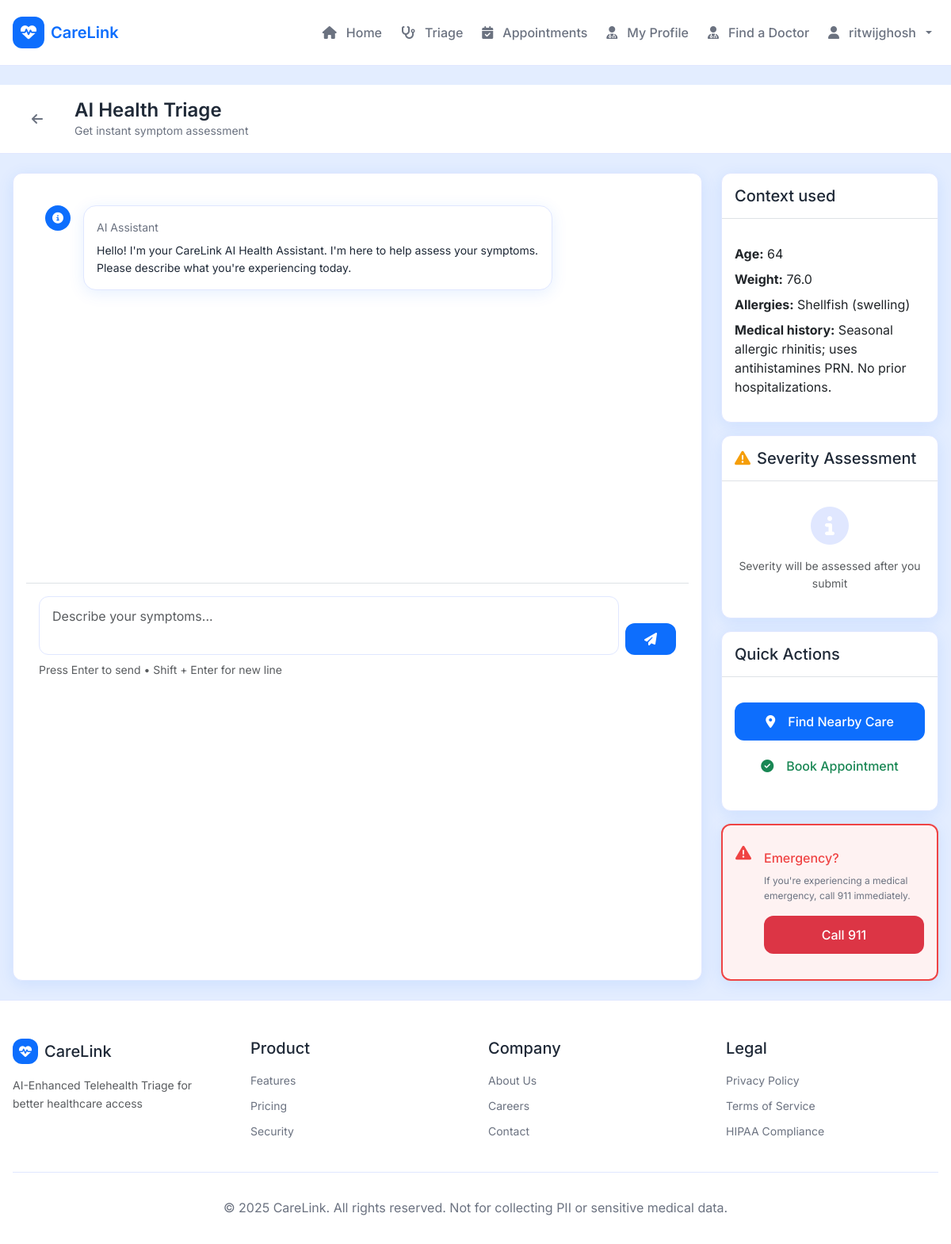
/triage/chat/ (signed in), run on the app's committed database.
### profiles/models.py (models this page shows, shortened)
class PatientProfile(models.Model):
    ROLE_CHOICES = [
        ('patient', 'Patient'),
        ('doctor', 'Doctor/Admin'),
    ]
    user = models.OneToOneField(User, on_delete=models.CASCADE, related_name='patient_profile')
    role = models.CharField(
        max_length=20,
        choices=ROLE_CHOICES,
        default='patient',
        help_text="User role: Patient or Doctor/Admin"
    )
    age = models.PositiveIntegerField(null=True, blank=True, help_text="Patient's age in years")
    weight = models.DecimalField(max_digits=5, decimal_places=2, null=True, blank=True, help_text="Weight in kg")
    medical_history = models.TextField(blank=True, help_text="Previous medical conditions and history")
    allergies = models.TextField(blank=True, help_text="Known allergies (medications, foods, environmental)")
    onboarding_completed = models.BooleanField(default=False, help_text="Whether user has completed onboarding")
    created_at = models.DateTimeField(auto_now_add=True)
    updated_at = models.DateTimeField(auto_now=True)
    class Meta:
        ordering = ['-created_at']
        verbose_name = 'Patient Profile'
        verbose_name_plural = 'Patient Profiles'

### triage/views.py (the view, shortened to what this page needs)
# urls.py: path("chat/", views.chat, name="chat"),
@login_required
def chat(request):
    result = None
    api_key = getattr(settings, "GEMINI_API_KEY", None)
    client = GeminiClient(api_key=api_key)
    patient_ctx = {}
    if PatientProfile is not None:
        try:
            prof = PatientProfile.objects.get(user=request.user)
            patient_ctx = {
                "age": getattr(prof, "age", None),
                "weight": float(getattr(prof, "weight", 0)) if getattr(prof, "weight", None) is not None else None,
                "medical_history": (getattr(prof, "medical_history", None) or "")[:300] or None,
                "allergies": (getattr(prof, "allergies", None) or "")[:200] or None,
            }
        except Exception:
            patient_ctx = {}
    submitted_symptoms = None
    return render(request, "triage/chat.html", {"result": result, "submitted_symptoms": submitted_symptoms, "patient_ctx": patient_ctx})

### templates/triage/chat.html (shortened to what this page needs)
{% extends "base.html" %}
{% load static %}
{% block content %}
<div style="background: var(--cl-bg); min-height: calc(100vh - 200px);">
  <header style="background: white; border-bottom: 1px solid var(--cl-border);">
    <div class="container py-3">
      <div class="d-flex align-items-center justify-content-between">
        <div class="d-flex align-items-center gap-3">
          <a href="{% url 'home:index' %}" class="btn btn-sm" style="background: transparent; border: none; color: var(--cl-text-muted);">
            <i class="fas fa-arrow-left"></i>
          </a>
          <div>
            <h2 class="mb-0" style="font-size: var(--cl-h3); color: var(--cl-text);">AI Health Triage</h2>
            <p class="mb-0" style="font-size: var(--cl-sm); color: var(--cl-text-muted);">Get instant symptom assessment</p>
          </div>
        </div>
      </div>
    </div>
  </header>
  <div class="container py-4">
    <div class="row g-4">
      <div class="col-lg-9">
        <div class="card h-100" style="border: 1px solid var(--cl-border); min-height: 600px; display: flex; flex-direction: column;">
          <div class="card-body flex-grow-1 overflow-auto p-4" style="max-height: 500px;">
            {% if not submitted_symptoms and not result %}
            <div class="mb-4">
              <div class="d-flex align-items-start gap-3">
                <div class="d-flex align-items-center justify-content-center" style="width: 2rem; height: 2rem; border-radius: 50%; background: var(--cl-blue); color: white; flex-shrink: 0;">
                  <i class="fas fa-info-circle fa-sm"></i>
                </div>
                <div class="flex-grow-1">
                  <div class="card p-3" style="background: white; border: 1px solid var(--cl-border); border-radius: var(--cl-radius-lg); max-width: 80%;">
                    <small class="d-block mb-2" style="color: var(--cl-text-muted);">AI Assistant</small>
                    <p class="mb-0" style="font-size: var(--cl-sm); color: var(--cl-text);">
                      Hello! I'm your CareLink AI Health Assistant. I'm here to help assess your symptoms. Please describe what you're experiencing today.
                    </p>
                  </div>
                </div>
              </div>
            </div>
            {% endif %}
          </div>
          <div class="border-top p-3" style="border-color: var(--cl-border);">
            <form id="triageForm" class="d-flex gap-2" method="post" onsubmit="const btn=this.querySelector('button[type=submit]'); if(btn){ btn.disabled=true; btn.dataset.originalText=btn.textContent; btn.textContent='Generating…'; }">
              <textarea id="symptoms" name="symptoms" rows="2" class="form-control" placeholder="Describe your symptoms..." style="resize: none; border: 1px solid var(--cl-border);"></textarea>
              <button type="submit" class="btn btn-primary" style="height: fit-content; align-self: flex-end;">
                <i class="fas fa-paper-plane"></i>
              </button>
            </form>
            <small class="text-muted mt-2 d-block">
              Press Enter to send • Shift + Enter for new line
            </small>
          </div>
        </div>
      </div>
      <div class="col-lg-3">
        <div class="d-flex flex-column gap-3">
          {% if patient_ctx %}
          <div class="card" style="border: 1px solid var(--cl-border);">
            <div class="card-header bg-transparent border-bottom">
              <h5 class="mb-0" style="font-size: var(--cl-h4); color: var(--cl-text);">Context used</h5>
            </div>
            <div class="card-body">
              <div style="display:grid; grid-template-columns: repeat(auto-fit, minmax(160px,1fr)); gap:8px;">
                <div><strong>Age:</strong> {{ patient_ctx.age|default:"Unknown" }}</div>
                <div><strong>Weight:</strong> {{ patient_ctx.weight|default:"Unknown" }}</div>
                <div style="grid-column: 1 / -1;"><strong>Allergies:</strong> {{ patient_ctx.allergies|default:"None reported" }}</div>
                <div style="grid-column: 1 / -1;"><strong>Medical history:</strong> {{ patient_ctx.medical_history|default:"None reported" }}</div>
              </div>
            </div>
          </div>
          {% endif %}
          <div class="card" style="border: 1px solid var(--cl-border);">
            <div class="card-header bg-transparent border-bottom">
              <h5 class="mb-0 d-flex align-items-center gap-2" style="font-size: var(--cl-h4); color: var(--cl-text);">
                <i class="fas fa-exclamation-triangle" style="color: var(--cl-amber);"></i>
                Severity Assessment
              </h5>
            </div>
            <div class="card-body text-center">
              {% if result %}
                <span class="badge" style="padding:6px 10px;border-radius:10px;background:
                  {% if result.severity == 'Critical' %}var(--cl-red)
                  {% elif result.severity == 'Severe' %}var(--cl-amber)
                  {% elif result.severity == 'Moderate' %}var(--cl-teal)
                  {% else %}var(--cl-green){% endif %}; color:white;">{{ result.severity|default:"Moderate" }}</span>
              {% else %}
                <i class="fas fa-info-circle fa-3x mb-3" style="color: var(--cl-border);"></i>
                <p class="text-muted mb-0" style="font-size: var(--cl-sm);">Severity will be assessed after you submit</p>
              {% endif %}
            </div>
          </div>
          <div class="card" style="border: 1px solid var(--cl-border);">
            <div class="card-header bg-transparent border-bottom">
              <h5 class="mb-0" style="font-size: var(--cl-h4); color: var(--cl-text);">Quick Actions</h5>
            </div>
            <div class="card-body">
              <div class="d-flex flex-column gap-2">
                <a href="{% url 'doctors:index' %}" class="btn btn-primary w-100 text-start">
                  <i class="fas fa-map-marker-alt me-2"></i>Find Nearby Care
                </a>
                <a href="{% url 'appointments:index' %}" class="btn btn-outline-success w-100 text-start">
                  <i class="fas fa-check-circle me-2"></i>Book Appointment
                </a>
              </div>
            </div>
          </div>
          <div class="card" style="border: 2px solid var(--cl-red); background: #fef2f2;">
            <div class="card-body">
              <div class="d-flex gap-3">
                <i class="fas fa-exclamation-triangle fa-lg" style="color: var(--cl-red); flex-shrink: 0; margin-top: 0.125rem;"></i>
                <div>
                  <h6 class="mb-2" style="color: var(--cl-red); font-weight: var(--cl-font-medium);">Emergency?</h6>
                  <p class="mb-3" style="font-size: var(--cl-xs); color: var(--cl-text-muted);">If you're experiencing a medical emergency, call 911 immediately.</p>
                  <button class="btn btn-danger btn-sm w-100">Call 911</button>
                </div>
              </div>
            </div>
          </div>
        </div>
      </div>
    </div>
  </div>
</div>
{% endblock %}

### templates/base.html (shortened to what this page needs)
<!DOCTYPE html>
<html lang="en">
  {% load static %}
  <head>
    <link href="https://cdn.jsdelivr.net/npm/bootstrap@5.3.3/dist/css/bootstrap.min.css" rel="stylesheet">
    <link rel="stylesheet" href="https://cdnjs.cloudflare.com/ajax/libs/font-awesome/6.5.2/css/all.min.css" />
    <link rel="stylesheet" type="text/css" href="{% static 'css/tokens.css' %}">
    <link rel="stylesheet" type="text/css" href="{% static 'css/base.css' %}">
    <link rel="stylesheet" type="text/css" href="{% static 'css/components.css' %}">
    <link rel="stylesheet" type="text/css" href="{% static 'css/style.css' %}">
  </head>
  <body class="d-flex flex-column" style="background: var(--cl-bg); font-family: 'Inter', sans-serif;">
    <nav class="navbar navbar-expand-lg" style="background: white; border-bottom: 1px solid var(--cl-border);">
      <div class="container">
        <a class="navbar-brand d-flex align-items-center gap-2 text-decoration-none" href="{% url 'home:index' %}">
          <div class="navbar-brand-icon d-flex align-items-center justify-content-center" style="width: 2.5rem; height: 2.5rem; border-radius: var(--cl-radius); background: var(--cl-blue); color: white;">
            <i class="fas fa-heartbeat"></i>
          </div>
          <div>
            <h1 class="m-0" style="font-size: 1.25rem; font-weight: var(--cl-font-semibold); color: var(--cl-blue);">CareLink</h1>
          </div>
        </a>
        <div class="collapse navbar-collapse" id="carelinkNav">
          <ul class="navbar-nav ms-auto d-flex align-items-center gap-2 mb-0">
            <li class="nav-item">
              <a class="nav-link" href="{% url 'home:index' %}">
                <i class="fas fa-home me-1"></i>Home
              </a>
            </li>
            {% if user.is_authenticated %}
              {% if user.patient_profile.role == 'patient' %}
                <li class="nav-item">
                  <a class="nav-link" href="{% url 'triage:chat' %}">
                    <i class="fas fa-stethoscope me-1"></i>Triage
                  </a>
                </li>
                <li class="nav-item">
                  <a class="nav-link" href="{% url 'appointments:index' %}">
                    <i class="fas fa-calendar-check me-1"></i>Appointments
                  </a>
                </li>
                <li class="nav-item">
                  <a class="nav-link" href="{% url 'profiles:edit' %}">
                    <i class="fas fa-user-md me-1"></i>My Profile
                  </a>
                </li>
                <li class="nav-item">
                  <a class="nav-link" href="{% url 'doctors:find_doctor' %}">
                    <i class="fas fa-user-doctor me-1"></i>Find a Doctor
                  </a>
                </li>
              {% else %}
                <li class="nav-item">
                  <a class="nav-link" href="{% url 'profiles:edit' %}">
                    <i class="fas fa-user-md me-1"></i>My Profile
                  </a>
                </li>
              {% endif %}
              <li class="nav-item dropdown">
                <a class="nav-link dropdown-toggle" href="#" id="accountDropdown" role="button" data-bs-toggle="dropdown" aria-expanded="false">
                  <i class="fas fa-user me-1"></i>{{ user.username }}
                </a>
              </li>
            {% endif %}
          </ul>
        </div>
      </div>
    </nav>
    <main class="flex-grow-1">
      {% block content %}{% endblock content %}
    </main>
    <footer class="footer mt-auto">
      <div class="container">
        <div class="footer-content">
          <div class="footer-section">
            <div class="d-flex align-items-center gap-2 mb-3">
              <div class="navbar-brand-icon d-flex align-items-center justify-content-center" style="width: 2rem; height: 2rem; border-radius: var(--cl-radius); background: var(--cl-blue); color: white;">
                <i class="fas fa-heartbeat"></i>
              </div>
              <h3 class="m-0" style="font-size: var(--cl-h4); color: var(--cl-text);">CareLink</h3>
            </div>
            <p class="text-muted" style="font-size: var(--cl-sm);">
              AI-Enhanced Telehealth Triage for better healthcare access
            </p>
          </div>
          <div class="footer-section">
            <h4 class="mb-3" style="font-size: var(--cl-h4); color: var(--cl-text);">Product</h4>
            <ul class="list-unstyled">
              <li class="mb-2"><a href="#" style="font-size: var(--cl-sm); color: var(--cl-text-muted);">Features</a></li>
              <li class="mb-2"><a href="#" style="font-size: var(--cl-sm); color: var(--cl-text-muted);">Pricing</a></li>
              <li class="mb-2"><a href="#" style="font-size: var(--cl-sm); color: var(--cl-text-muted);">Security</a></li>
            </ul>
          </div>
          <div class="footer-section">
            <h4 class="mb-3" style="font-size: var(--cl-h4); color: var(--cl-text);">Company</h4>
            <ul class="list-unstyled">
              <li class="mb-2"><a href="#" style="font-size: var(--cl-sm); color: var(--cl-text-muted);">About Us</a></li>
              <li class="mb-2"><a href="#" style="font-size: var(--cl-sm); color: var(--cl-text-muted);">Careers</a></li>
              <li class="mb-2"><a href="#" style="font-size: var(--cl-sm); color: var(--cl-text-muted);">Contact</a></li>
            </ul>
          </div>
          <div class="footer-section">
            <h4 class="mb-3" style="font-size: var(--cl-h4); color: var(--cl-text);">Legal</h4>
            <ul class="list-unstyled">
              <li class="mb-2"><a href="#" style="font-size: var(--cl-sm); color: var(--cl-text-muted);">Privacy Policy</a></li>
              <li class="mb-2"><a href="#" style="font-size: var(--cl-sm); color: var(--cl-text-muted);">Terms of Service</a></li>
              <li class="mb-2"><a href="#" style="font-size: var(--cl-sm); color: var(--cl-text-muted);">HIPAA Compliance</a></li>
            </ul>
          </div>
        </div>
        <div class="footer-bottom">
          <p class="mb-0">&copy; 2025 CareLink. All rights reserved. Not for collecting PII or sensitive medical data.</p>
        </div>
      </div>
    </footer>
  </body>
</html>

### data on the page
PatientProfile: allergies "Shellfish (swelling)", medical_history "Seasonal allergic rhinitis; uses antihistamines PRN. No prior hospitalizations."

### other printed values
{{ user.username }} "ritwijghosh"
{{ patient_ctx.age|default:"Unknown" }} "64"
{{ patient_ctx.weight|default:"Unknown" }} "76.0"
